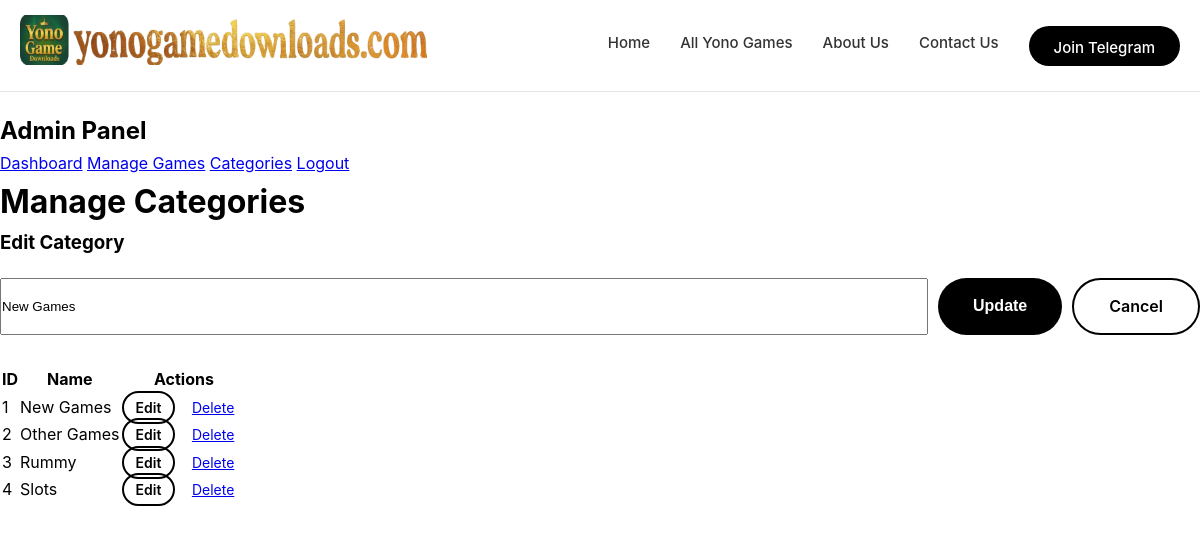
/admin/pages/categories.php?edit=1 (signed in), run on the app's committed database.
### tables this page shows
CREATE TABLE IF NOT EXISTS categories (
    id INT AUTO_INCREMENT PRIMARY KEY,
    name VARCHAR(100) NOT NULL,
    slug VARCHAR(100) NOT NULL UNIQUE,
    meta_title VARCHAR(255),
    meta_description TEXT,
    created_at TIMESTAMP DEFAULT CURRENT_TIMESTAMP
);

### includes/functions.php (called while the page is built, shortened)
<?php
require_once 'db.php';
function getCategories() {
    global $pdo;
    $stmt = $pdo->query("SELECT * FROM categories ORDER BY id");
    return $stmt->fetchAll();
}
?>

### admin/pages/categories.php (the view, shortened to what this page needs)
<?php
require_once '../../includes/db.php';
require_once '../../includes/functions.php';
$editingCategory = null;
if (isset($_GET['edit']) && is_numeric($_GET['edit'])) {
    $stmt = $pdo->prepare("SELECT * FROM categories WHERE id = :id");
    $stmt->execute([':id' => $_GET['edit']]);
    $editingCategory = $stmt->fetch();
}
$categories = getCategories();
require_once '../includes/header.php';
?>
<div class="admin-container">
    <div class="admin-sidebar">
        <h2>Admin Panel</h2>
        <a href="dashboard.php">Dashboard</a>
        <a href="games.php">Manage Games</a>
        <a href="categories.php" class="active">Categories</a>
        <a href="logout.php">Logout</a>
    </div>
    <div class="admin-content">
        <div class="admin-header">
            <h1>Manage Categories</h1>
        </div>
        <div class="card" style="margin-bottom:30px;">
            <h3 style="margin-bottom:20px;"><?php echo $editingCategory ? 'Edit Category' : 'Add New Category'; ?></h3>
            <form method="POST" style="display:flex;gap:10px;flex-wrap:wrap;">
                <input type="text" name="name" placeholder="Category Name" style="flex:1;min-width:200px;" value="<?php echo $editingCategory ? htmlspecialchars($editingCategory['name']) : ''; ?>" required>
                <button type="submit" name="<?php echo $editingCategory ? 'edit_category' : 'add_category'; ?>" class="btn btn-primary">
                    <?php echo $editingCategory ? 'Update' : 'Add'; ?>
                </button>
                <?php if ($editingCategory): ?>
                    <a href="categories.php" class="btn btn-secondary">Cancel</a>
                <?php endif; ?>
            </form>
        </div>
        <div class="table-container">
            <table>
                <thead>
                    <tr>
                        <th>ID</th>
                        <th>Name</th>
                        <th>Actions</th>
                    </tr>
                </thead>
                <tbody>
                    <?php foreach($categories as $cat): ?>
                    <tr>
                        <td><?php echo $cat['id']; ?></td>
                        <td><?php echo htmlspecialchars($cat['name']); ?></td>
                        <td>
                            <a href="categories.php?edit=<?php echo $cat['id']; ?>" class="btn btn-secondary" style="padding:6px 12px;font-size:14px;">Edit</a>
                            <a href="categories.php?delete=<?php echo $cat['id']; ?>" class="btn btn-danger" style="padding:6px 12px;font-size:14px;" onclick="return confirm('Are you sure?')">Delete</a>
                        </td>
                    </tr>
                    <?php endforeach; ?>
                </tbody>
            </table>
        </div>
    </div>
</div>
<?php require_once '../includes/footer.php'; ?>

### assets/css/style.css (style rules this page uses)
* { margin: 0; padding: 0; box-sizing: border-box; }
:root { --white: #FFFFFF; --black: #000000; --light-gray: #F5F5F5; --gray: #E5E5E5; --dark-gray: #333333; --text-gray: #666666; }
body { font-family: -apple-system, BlinkMacSystemFont, 'Segoe UI', Roboto, Oxygen, Ubuntu, Cantarell, sans-serif; background-color: var(--white); color: var(--black); line-height: 1.6; }
.btn-primary { background: var(--black); color: var(--white); padding: 14px 35px; border-radius: 50px; font-size: 16px; font-weight: 600; text-decoration: none; border: none; cursor: pointer; transition: all 0.3s ease; }
.btn-secondary { background: transparent; color: var(--black); padding: 14px 35px; border-radius: 50px; font-size: 16px; font-weight: 600; text-decoration: none; border: 2px solid var(--black); cursor: pointer; transition: all 0.3s ease; }

### data on the page
categories: name "New Games", id "1"
categories: id "2", name "Other Games"
categories: id "3", name "Rummy"
categories: id "4", name "Slots"
